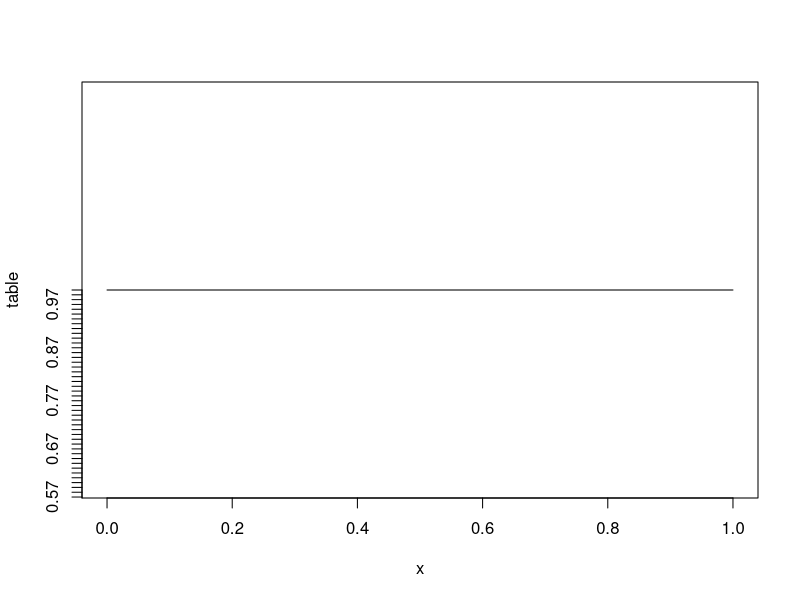
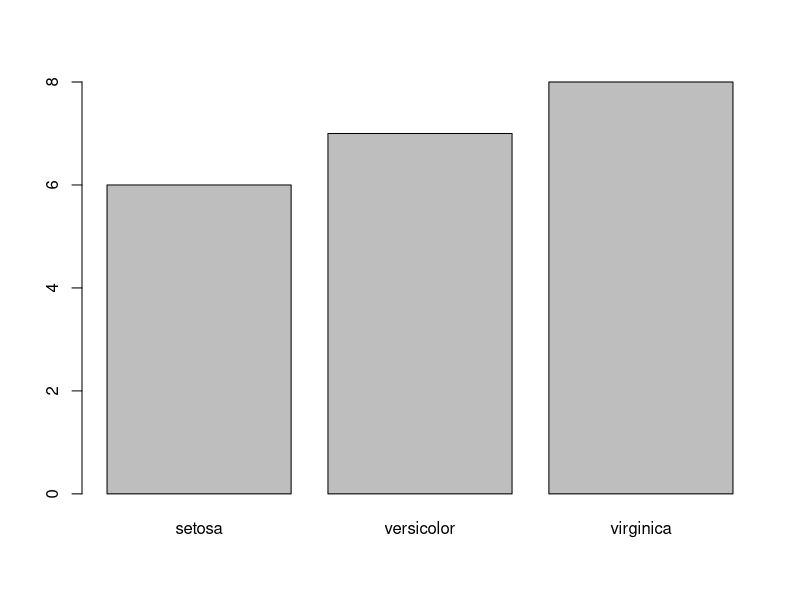

These figures' R source, in order: (Note: this script raises an error after producing the figures.)
data(iris)
View(iris)
str(iris)
table(iris$Species)
head(iris)
set.seed(9850)
runif(5)
gp <- runif(nrow(iris))
gp
iris5 <- iris[order(gp),] 
str(iris)
head(iris5)
head(iris5,10)
str(iris5)
summary(iris5[,c(1,2,3,4)])


normalize <- function(x) {
  +return (( x- min(x)) / (max(x) - min(x) ))
}
normalize(c(1,2,3,4,5))

iris_n <- as.data.frame(lapply(iris5[,c(1,2,3,4)], normalize))
str(iris_n)
summary(iris_n)


iris_train <- iris_n[1:129,]
iris_test <- iris_n[130:150,]

iris_train_target <- iris5[1:129, 5]
iris_test_target <- iris5[130:150, 5]

require(class)

m1 <- knn(train = iris_train, test = iris_test,cl =iris_train_target, k = 13 )
m1

table(iris_test_target, m1)
plot(table)
plot(m1)

box(m1)
pie(m1)
